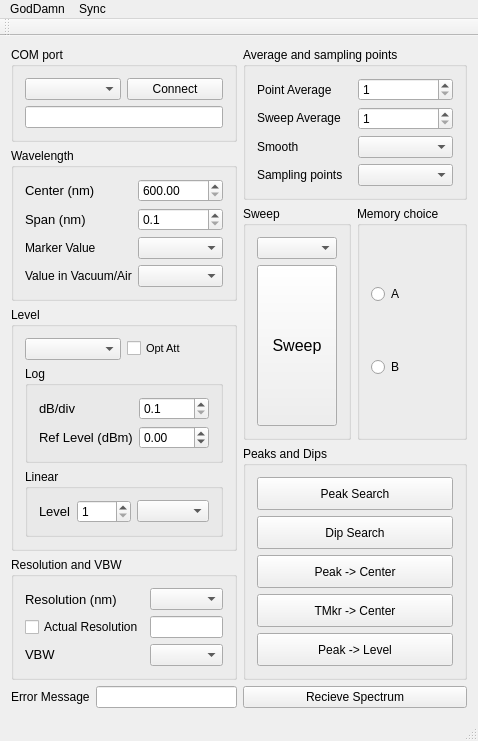
<?xml version="1.0" encoding="UTF-8"?>
<ui version="4.0">
 <class>MainWindow</class>
 <widget class="QMainWindow" name="MainWindow">
  <property name="geometry">
   <rect>
    <x>0</x>
    <y>0</y>
    <width>374</width>
    <height>617</height>
   </rect>
  </property>
  <property name="sizePolicy">
   <sizepolicy hsizetype="Preferred" vsizetype="Preferred">
    <horstretch>1</horstretch>
    <verstretch>1</verstretch>
   </sizepolicy>
  </property>
  <property name="windowTitle">
   <string>MainWindow</string>
  </property>
  <widget class="QWidget" name="centralWidget">
   <layout class="QHBoxLayout" name="horizontalLayout_10">
    <item>
     <layout class="QVBoxLayout" name="verticalLayout_9">
      <item>
       <widget class="QGroupBox" name="groupBox">
        <property name="sizePolicy">
         <sizepolicy hsizetype="Expanding" vsizetype="Expanding">
          <horstretch>1</horstretch>
          <verstretch>1</verstretch>
         </sizepolicy>
        </property>
        <property name="font">
         <font>
          <weight>50</weight>
          <bold>false</bold>
         </font>
        </property>
        <property name="title">
         <string>COM port</string>
        </property>
        <layout class="QVBoxLayout" name="verticalLayout">
         <item>
          <layout class="QHBoxLayout" name="horizontalLayout">
           <item>
            <widget class="QComboBox" name="comboBox_ComPort">
             <property name="sizePolicy">
              <sizepolicy hsizetype="Expanding" vsizetype="Fixed">
               <horstretch>0</horstretch>
               <verstretch>0</verstretch>
              </sizepolicy>
             </property>
            </widget>
           </item>
           <item>
            <widget class="QPushButton" name="pushButton_Connect">
             <property name="sizePolicy">
              <sizepolicy hsizetype="Expanding" vsizetype="Expanding">
               <horstretch>0</horstretch>
               <verstretch>0</verstretch>
              </sizepolicy>
             </property>
             <property name="text">
              <string>Connect</string>
             </property>
            </widget>
           </item>
          </layout>
         </item>
         <item>
          <widget class="QLineEdit" name="lineEdit_Greetings">
           <property name="readOnly">
            <bool>true</bool>
           </property>
          </widget>
         </item>
        </layout>
       </widget>
      </item>
      <item>
       <widget class="QGroupBox" name="groupBox_Wavelength">
        <property name="enabled">
         <bool>true</bool>
        </property>
        <property name="sizePolicy">
         <sizepolicy hsizetype="Expanding" vsizetype="Expanding">
          <horstretch>0</horstretch>
          <verstretch>0</verstretch>
         </sizepolicy>
        </property>
        <property name="font">
         <font>
          <weight>50</weight>
          <bold>false</bold>
         </font>
        </property>
        <property name="title">
         <string>Wavelength</string>
        </property>
        <layout class="QHBoxLayout" name="horizontalLayout_2">
         <item>
          <layout class="QVBoxLayout" name="verticalLayout_2">
           <item>
            <widget class="QLabel" name="label">
             <property name="font">
              <font>
               <pointsize>10</pointsize>
              </font>
             </property>
             <property name="text">
              <string>Center (nm)</string>
             </property>
            </widget>
           </item>
           <item>
            <widget class="QLabel" name="label_2">
             <property name="font">
              <font>
               <pointsize>10</pointsize>
              </font>
             </property>
             <property name="text">
              <string>Span (nm)</string>
             </property>
            </widget>
           </item>
           <item>
            <widget class="QLabel" name="label_6">
             <property name="sizePolicy">
              <sizepolicy hsizetype="Preferred" vsizetype="Preferred">
               <horstretch>0</horstretch>
               <verstretch>0</verstretch>
              </sizepolicy>
             </property>
             <property name="text">
              <string>Marker Value</string>
             </property>
            </widget>
           </item>
           <item>
            <widget class="QLabel" name="label_7">
             <property name="sizePolicy">
              <sizepolicy hsizetype="Preferred" vsizetype="Preferred">
               <horstretch>0</horstretch>
               <verstretch>0</verstretch>
              </sizepolicy>
             </property>
             <property name="text">
              <string>Value in Vacuum/Air</string>
             </property>
            </widget>
           </item>
          </layout>
         </item>
         <item>
          <layout class="QVBoxLayout" name="verticalLayout_3">
           <item>
            <widget class="QDoubleSpinBox" name="doubleSpinBox_Center">
             <property name="minimum">
              <double>600.000000000000000</double>
             </property>
             <property name="maximum">
              <double>1750.000000000000000</double>
             </property>
             <property name="singleStep">
              <double>0.010000000000000</double>
             </property>
            </widget>
           </item>
           <item>
            <widget class="QDoubleSpinBox" name="doubleSpinBox_Span">
             <property name="decimals">
              <number>1</number>
             </property>
             <property name="minimum">
              <double>0.100000000000000</double>
             </property>
             <property name="maximum">
              <double>1200.000000000000000</double>
             </property>
             <property name="singleStep">
              <double>0.100000000000000</double>
             </property>
            </widget>
           </item>
           <item>
            <widget class="QComboBox" name="comboBox_MarkerValue"/>
           </item>
           <item>
            <widget class="QComboBox" name="comboBox_VacuumAir"/>
           </item>
          </layout>
         </item>
        </layout>
       </widget>
      </item>
      <item>
       <widget class="QGroupBox" name="groupBox_Level">
        <property name="enabled">
         <bool>true</bool>
        </property>
        <property name="sizePolicy">
         <sizepolicy hsizetype="Expanding" vsizetype="Expanding">
          <horstretch>0</horstretch>
          <verstretch>0</verstretch>
         </sizepolicy>
        </property>
        <property name="title">
         <string>Level</string>
        </property>
        <layout class="QVBoxLayout" name="verticalLayout_6">
         <item>
          <layout class="QHBoxLayout" name="horizontalLayout_3">
           <item>
            <widget class="QComboBox" name="comboBox_LogLin"/>
           </item>
           <item>
            <widget class="QCheckBox" name="checkBox_OptAtt">
             <property name="font">
              <font>
               <pointsize>8</pointsize>
              </font>
             </property>
             <property name="text">
              <string>Opt Att</string>
             </property>
            </widget>
           </item>
          </layout>
         </item>
         <item>
          <widget class="QGroupBox" name="groupBox_log">
           <property name="sizePolicy">
            <sizepolicy hsizetype="Expanding" vsizetype="Expanding">
             <horstretch>0</horstretch>
             <verstretch>0</verstretch>
            </sizepolicy>
           </property>
           <property name="font">
            <font>
             <weight>50</weight>
             <bold>false</bold>
            </font>
           </property>
           <property name="title">
            <string>Log</string>
           </property>
           <layout class="QHBoxLayout" name="horizontalLayout_4">
            <item>
             <layout class="QVBoxLayout" name="verticalLayout_4">
              <item>
               <widget class="QLabel" name="label_4">
                <property name="font">
                 <font>
                  <pointsize>10</pointsize>
                 </font>
                </property>
                <property name="text">
                 <string>dB/div</string>
                </property>
               </widget>
              </item>
              <item>
               <widget class="QLabel" name="label_5">
                <property name="font">
                 <font>
                  <pointsize>10</pointsize>
                 </font>
                </property>
                <property name="text">
                 <string>Ref Level (dBm)</string>
                </property>
               </widget>
              </item>
             </layout>
            </item>
            <item>
             <layout class="QVBoxLayout" name="verticalLayout_5">
              <item>
               <widget class="QDoubleSpinBox" name="doubleSpinBox_dBdiv">
                <property name="decimals">
                 <number>1</number>
                </property>
                <property name="minimum">
                 <double>0.100000000000000</double>
                </property>
                <property name="maximum">
                 <double>10.000000000000000</double>
                </property>
                <property name="singleStep">
                 <double>0.100000000000000</double>
                </property>
               </widget>
              </item>
              <item>
               <widget class="QDoubleSpinBox" name="doubleSpinBox_Ref_Level">
                <property name="minimum">
                 <double>-90.000000000000000</double>
                </property>
                <property name="maximum">
                 <double>30.000000000000000</double>
                </property>
                <property name="singleStep">
                 <double>0.100000000000000</double>
                </property>
               </widget>
              </item>
             </layout>
            </item>
           </layout>
          </widget>
         </item>
         <item>
          <widget class="QGroupBox" name="groupBox_linear">
           <property name="enabled">
            <bool>true</bool>
           </property>
           <property name="sizePolicy">
            <sizepolicy hsizetype="Expanding" vsizetype="Expanding">
             <horstretch>0</horstretch>
             <verstretch>0</verstretch>
            </sizepolicy>
           </property>
           <property name="title">
            <string>Linear</string>
           </property>
           <layout class="QHBoxLayout" name="horizontalLayout_5">
            <item>
             <widget class="QLabel" name="label_3">
              <property name="font">
               <font>
                <pointsize>10</pointsize>
               </font>
              </property>
              <property name="text">
               <string>Level</string>
              </property>
             </widget>
            </item>
            <item>
             <widget class="QDoubleSpinBox" name="doubleSpinBox_LinearLevel">
              <property name="enabled">
               <bool>true</bool>
              </property>
              <property name="sizePolicy">
               <sizepolicy hsizetype="Fixed" vsizetype="Fixed">
                <horstretch>0</horstretch>
                <verstretch>0</verstretch>
               </sizepolicy>
              </property>
              <property name="decimals">
               <number>0</number>
              </property>
              <property name="minimum">
               <double>1.000000000000000</double>
              </property>
              <property name="maximum">
               <double>1000.000000000000000</double>
              </property>
             </widget>
            </item>
            <item>
             <widget class="QComboBox" name="comboBox_LinearLevel"/>
            </item>
           </layout>
          </widget>
         </item>
        </layout>
       </widget>
      </item>
      <item>
       <widget class="QGroupBox" name="groupBox_ResolutionVBW">
        <property name="enabled">
         <bool>true</bool>
        </property>
        <property name="title">
         <string>Resolution and VBW</string>
        </property>
        <layout class="QHBoxLayout" name="horizontalLayout_6">
         <item>
          <layout class="QVBoxLayout" name="verticalLayout_7">
           <item>
            <widget class="QLabel" name="label_8">
             <property name="sizePolicy">
              <sizepolicy hsizetype="Preferred" vsizetype="Preferred">
               <horstretch>0</horstretch>
               <verstretch>0</verstretch>
              </sizepolicy>
             </property>
             <property name="font">
              <font>
               <pointsize>10</pointsize>
              </font>
             </property>
             <property name="text">
              <string>Resolution (nm)</string>
             </property>
            </widget>
           </item>
           <item>
            <widget class="QCheckBox" name="checkBox_actualRes">
             <property name="text">
              <string>Actual Resolution</string>
             </property>
             <property name="checked">
              <bool>false</bool>
             </property>
            </widget>
           </item>
           <item>
            <widget class="QLabel" name="label_9">
             <property name="font">
              <font>
               <pointsize>10</pointsize>
              </font>
             </property>
             <property name="text">
              <string>VBW</string>
             </property>
            </widget>
           </item>
          </layout>
         </item>
         <item>
          <layout class="QVBoxLayout" name="verticalLayout_8">
           <item>
            <widget class="QComboBox" name="comboBox_Resolution">
             <property name="sizePolicy">
              <sizepolicy hsizetype="Preferred" vsizetype="Preferred">
               <horstretch>0</horstretch>
               <verstretch>0</verstretch>
              </sizepolicy>
             </property>
            </widget>
           </item>
           <item>
            <widget class="QLineEdit" name="lineEdit_ActualResolution"/>
           </item>
           <item>
            <widget class="QComboBox" name="comboBox_VBW"/>
           </item>
          </layout>
         </item>
        </layout>
       </widget>
      </item>
      <item>
       <layout class="QHBoxLayout" name="horizontalLayout_9">
        <item>
         <widget class="QLabel" name="label_14">
          <property name="text">
           <string>Error Message</string>
          </property>
         </widget>
        </item>
        <item>
         <widget class="QLineEdit" name="lineEdit_error">
          <property name="readOnly">
           <bool>true</bool>
          </property>
         </widget>
        </item>
       </layout>
      </item>
     </layout>
    </item>
    <item>
     <layout class="QVBoxLayout" name="verticalLayout_15">
      <item>
       <widget class="QGroupBox" name="groupBox_AverageSampling">
        <property name="enabled">
         <bool>true</bool>
        </property>
        <property name="title">
         <string>Average and sampling points</string>
        </property>
        <layout class="QHBoxLayout" name="horizontalLayout_7">
         <item>
          <layout class="QVBoxLayout" name="verticalLayout_10">
           <item>
            <widget class="QLabel" name="label_10">
             <property name="text">
              <string>Point Average</string>
             </property>
            </widget>
           </item>
           <item>
            <widget class="QLabel" name="label_11">
             <property name="text">
              <string>Sweep Average</string>
             </property>
            </widget>
           </item>
           <item>
            <widget class="QLabel" name="label_12">
             <property name="text">
              <string>Smooth</string>
             </property>
            </widget>
           </item>
           <item>
            <widget class="QLabel" name="label_13">
             <property name="text">
              <string>Sampling points</string>
             </property>
            </widget>
           </item>
          </layout>
         </item>
         <item>
          <layout class="QVBoxLayout" name="verticalLayout_11">
           <item>
            <widget class="QSpinBox" name="spinBox_PointAverage">
             <property name="minimum">
              <number>1</number>
             </property>
             <property name="maximum">
              <number>1000</number>
             </property>
            </widget>
           </item>
           <item>
            <widget class="QSpinBox" name="spinBox_SweepAverage">
             <property name="minimum">
              <number>1</number>
             </property>
             <property name="maximum">
              <number>1000</number>
             </property>
            </widget>
           </item>
           <item>
            <widget class="QComboBox" name="comboBox_Smooth"/>
           </item>
           <item>
            <widget class="QComboBox" name="comboBox_SamplingPoints"/>
           </item>
          </layout>
         </item>
        </layout>
       </widget>
      </item>
      <item>
       <layout class="QHBoxLayout" name="horizontalLayout_8">
        <item>
         <widget class="QGroupBox" name="groupBox_Sweep">
          <property name="enabled">
           <bool>true</bool>
          </property>
          <property name="title">
           <string>Sweep</string>
          </property>
          <layout class="QVBoxLayout" name="verticalLayout_12">
           <item>
            <widget class="QComboBox" name="comboBox_Sweep"/>
           </item>
           <item>
            <widget class="QPushButton" name="pushButton_Sweep">
             <property name="sizePolicy">
              <sizepolicy hsizetype="Expanding" vsizetype="Expanding">
               <horstretch>0</horstretch>
               <verstretch>0</verstretch>
              </sizepolicy>
             </property>
             <property name="font">
              <font>
               <pointsize>12</pointsize>
              </font>
             </property>
             <property name="text">
              <string>Sweep</string>
             </property>
            </widget>
           </item>
          </layout>
         </widget>
        </item>
        <item>
         <widget class="QGroupBox" name="groupBox_Memory">
          <property name="title">
           <string>Memory choice</string>
          </property>
          <layout class="QVBoxLayout" name="verticalLayout_14">
           <item>
            <widget class="QRadioButton" name="radioButton_memoryA">
             <property name="text">
              <string>A</string>
             </property>
            </widget>
           </item>
           <item>
            <widget class="QRadioButton" name="radioButton_memoryB">
             <property name="text">
              <string>B</string>
             </property>
            </widget>
           </item>
          </layout>
         </widget>
        </item>
       </layout>
      </item>
      <item>
       <widget class="QGroupBox" name="groupBox_PeaksDips">
        <property name="enabled">
         <bool>true</bool>
        </property>
        <property name="title">
         <string>Peaks and Dips</string>
        </property>
        <layout class="QVBoxLayout" name="verticalLayout_13">
         <item>
          <widget class="QPushButton" name="pushButton_peakSearch">
           <property name="sizePolicy">
            <sizepolicy hsizetype="Expanding" vsizetype="Expanding">
             <horstretch>0</horstretch>
             <verstretch>0</verstretch>
            </sizepolicy>
           </property>
           <property name="text">
            <string>Peak Search</string>
           </property>
          </widget>
         </item>
         <item>
          <widget class="QPushButton" name="pushButton_dipSearch">
           <property name="sizePolicy">
            <sizepolicy hsizetype="Expanding" vsizetype="Expanding">
             <horstretch>0</horstretch>
             <verstretch>0</verstretch>
            </sizepolicy>
           </property>
           <property name="text">
            <string>Dip Search</string>
           </property>
          </widget>
         </item>
         <item>
          <widget class="QPushButton" name="pushButton_peakToCenter">
           <property name="sizePolicy">
            <sizepolicy hsizetype="Expanding" vsizetype="Expanding">
             <horstretch>0</horstretch>
             <verstretch>0</verstretch>
            </sizepolicy>
           </property>
           <property name="text">
            <string>Peak -&gt; Center</string>
           </property>
          </widget>
         </item>
         <item>
          <widget class="QPushButton" name="pushButton_TMkrToCenter">
           <property name="sizePolicy">
            <sizepolicy hsizetype="Expanding" vsizetype="Expanding">
             <horstretch>0</horstretch>
             <verstretch>0</verstretch>
            </sizepolicy>
           </property>
           <property name="text">
            <string>TMkr -&gt; Center</string>
           </property>
          </widget>
         </item>
         <item>
          <widget class="QPushButton" name="pushButton_peakToLevel">
           <property name="sizePolicy">
            <sizepolicy hsizetype="Expanding" vsizetype="Expanding">
             <horstretch>0</horstretch>
             <verstretch>0</verstretch>
            </sizepolicy>
           </property>
           <property name="text">
            <string>Peak -&gt; Level</string>
           </property>
          </widget>
         </item>
        </layout>
       </widget>
      </item>
      <item>
       <widget class="QPushButton" name="pushButton_recieveSpectrum">
        <property name="text">
         <string>Recieve Spectrum</string>
        </property>
       </widget>
      </item>
     </layout>
    </item>
   </layout>
  </widget>
  <widget class="QMenuBar" name="menuBar">
   <property name="geometry">
    <rect>
     <x>0</x>
     <y>0</y>
     <width>374</width>
     <height>17</height>
    </rect>
   </property>
   <widget class="QMenu" name="menuGodDamn">
    <property name="title">
     <string>GodDamn</string>
    </property>
    <addaction name="actionUpdate_COM_ports"/>
    <addaction name="actionSettings"/>
    <addaction name="actionHelp_info"/>
   </widget>
   <widget class="QMenu" name="menuSync">
    <property name="title">
     <string>Sync</string>
    </property>
    <addaction name="actionPush_Settings"/>
    <addaction name="actionPull_Settings"/>
   </widget>
   <addaction name="menuGodDamn"/>
   <addaction name="menuSync"/>
  </widget>
  <widget class="QToolBar" name="mainToolBar">
   <attribute name="toolBarArea">
    <enum>TopToolBarArea</enum>
   </attribute>
   <attribute name="toolBarBreak">
    <bool>false</bool>
   </attribute>
  </widget>
  <widget class="QStatusBar" name="statusBar"/>
  <action name="actionUpdate_COM_ports">
   <property name="text">
    <string>Update COM ports</string>
   </property>
  </action>
  <action name="actionSettings">
   <property name="text">
    <string>Settings</string>
   </property>
  </action>
  <action name="actionHelp_info">
   <property name="text">
    <string>Help</string>
   </property>
  </action>
  <action name="actionPush_Settings">
   <property name="text">
    <string>Push Settings</string>
   </property>
  </action>
  <action name="actionPull_Settings">
   <property name="text">
    <string>Pull Settings</string>
   </property>
  </action>
 </widget>
 <layoutdefault spacing="6" margin="11"/>
 <resources/>
 <connections/>
</ui>
